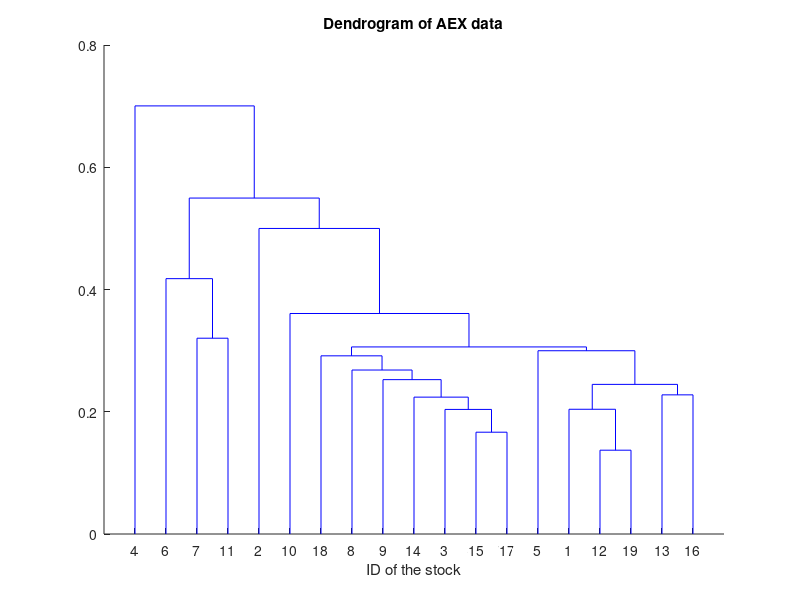

Write MATLAB code to recreate this figure.
clear all;
load('dataAEX.mat');

matrix = linkage(data,'complete','euclidean');
dendrogram(matrix);
title('Dendrogram of AEX data');
xlabel('ID of the stock')